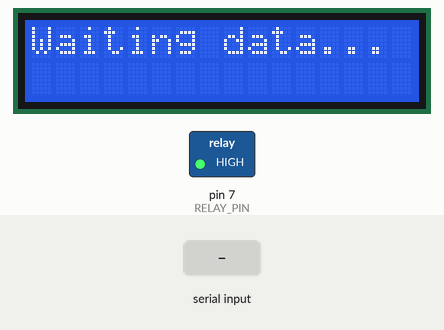
This sketch was run on a simulated Arduino Uno, built with avr-gcc and run on an emulated ATmega328P. On the bench: 16×2 character LCD, switched loads named in the sketch (green lamp = pin HIGH). The test bench sets the inputs (shaded band).

Above: at 1.2 s.
1.3 s: "ERR,1\n" received over Serial
At 2.1 s:
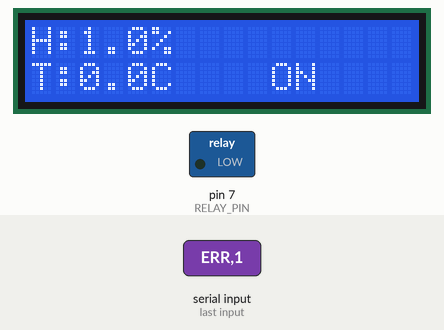
2.8 s: "ERR,150\n" received over Serial
At 3.4 s:
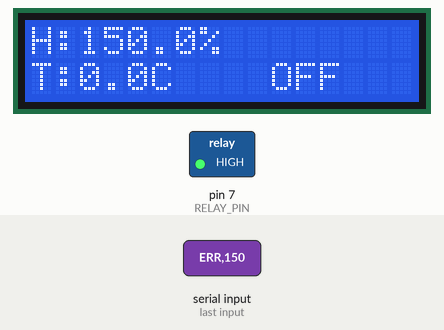
4.3 s: "ERR\n" received over Serial
At 5.5 s:
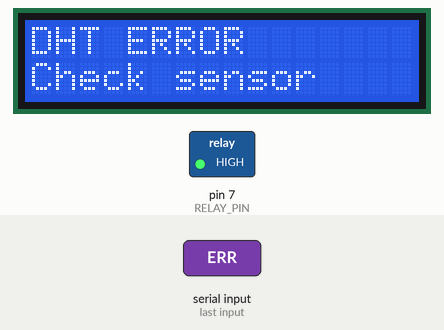
5.8 s: "MIST_ON\n" received over Serial
At 6.2 s:
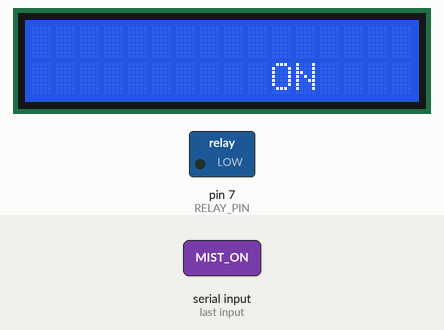
7.3 s: "MIST_OFF\n" received over Serial
At 8.5 s:
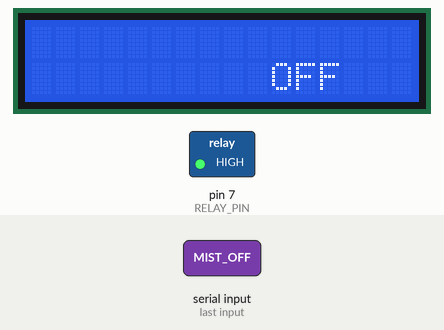
8.8 s: "90\n" received over Serial
At 10.1 s:
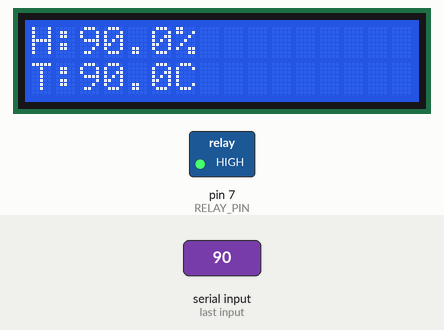
Timing chart, 0 to 11.3 s (numbered marks = the images above; inputs shaded):
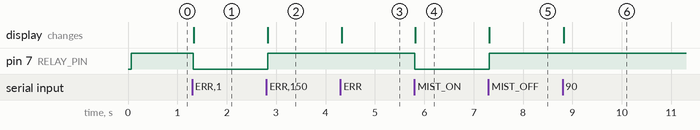

The sketch:

arduino_serial_com.ino
```cpp
#include <Wire.h>
#include <LiquidCrystal_I2C.h>

#define RELAY_PIN 7   // Mist relay (active LOW)

// Humidity thresholds
int HUMIDITY_LOW = 85;
int HUMIDITY_HIGH = 92;

LiquidCrystal_I2C lcd(0x27, 16, 2);
String incoming = "";

void setup() {
  Serial.begin(9600);

  lcd.init();
  lcd.backlight();

  pinMode(RELAY_PIN, OUTPUT);
  digitalWrite(RELAY_PIN, HIGH); // Relay OFF

  lcd.setCursor(0, 0);
  lcd.print("Waiting data...");
}

void loop() {
  while (Serial.available()) {
    char c = Serial.read();
    if (c == '\n') {
      processData(incoming);
      incoming = "";
    } else {
      incoming += c;
    }
  }
}

void processData(String data) {
  lcd.clear();

  // ===== DHT ERROR =====
  if (data == "ERR") {
    lcd.setCursor(0, 0);
    lcd.print("DHT ERROR");
    lcd.setCursor(0, 1);
    lcd.print("Check sensor");
    digitalWrite(RELAY_PIN, HIGH); // Safety OFF
    return;
  }

  // ===== PARSE DATA =====
  int firstComma = data.indexOf(',');
  int secondComma = data.indexOf(',', firstComma + 1);

  float temp = data.substring(0, firstComma).toFloat();
  float hum = data.substring(firstComma + 1, secondComma).toFloat();
  String mistCommand = data.substring(secondComma + 1);

  // ===== MANUAL MIST OVERRIDE =====
  if (mistCommand == "MIST_ON") {
    digitalWrite(RELAY_PIN, LOW); // Mist ON
    lcd.setCursor(10, 1);
    lcd.print("ON ");
    return;
  } else if (mistCommand == "MIST_OFF") {
    digitalWrite(RELAY_PIN, HIGH); // Mist OFF
    lcd.setCursor(10, 1);
    lcd.print("OFF");
    return;
  }

  // ===== DISPLAY =====
  lcd.setCursor(0, 0);
  lcd.print("H:");
  lcd.print(hum, 1);
  lcd.print("%   ");

  lcd.setCursor(0, 1);
  lcd.print("T:");
  lcd.print(temp, 1);
  lcd.print("C ");

  // ===== AUTO HUMIDITY CONTROL =====
  if (hum < HUMIDITY_LOW) {
    digitalWrite(RELAY_PIN, LOW);
    lcd.setCursor(10, 1);
    lcd.print("ON ");
  } else if (hum > HUMIDITY_HIGH) {
    digitalWrite(RELAY_PIN, HIGH);
    lcd.setCursor(10, 1);
    lcd.print("OFF");
  }
}
```

Measured:
- after the input at 1.3 s, pin 7 (RELAY_PIN): HIGH → LOW at once; the display: changes at once (image 1)
- after the input at 2.8 s, pin 7 (RELAY_PIN): LOW → HIGH at once; the display: changes at once (image 2)
- after the input at 4.3 s, the display: changes at once (image 3)
- after the input at 5.8 s, pin 7 (RELAY_PIN): HIGH → LOW at once; the display: changes at once (image 4)
- after the input at 7.3 s, pin 7 (RELAY_PIN): LOW → HIGH at once; the display: changes at once (image 5)
- after the input at 8.8 s, the display: changes at once (image 6)
